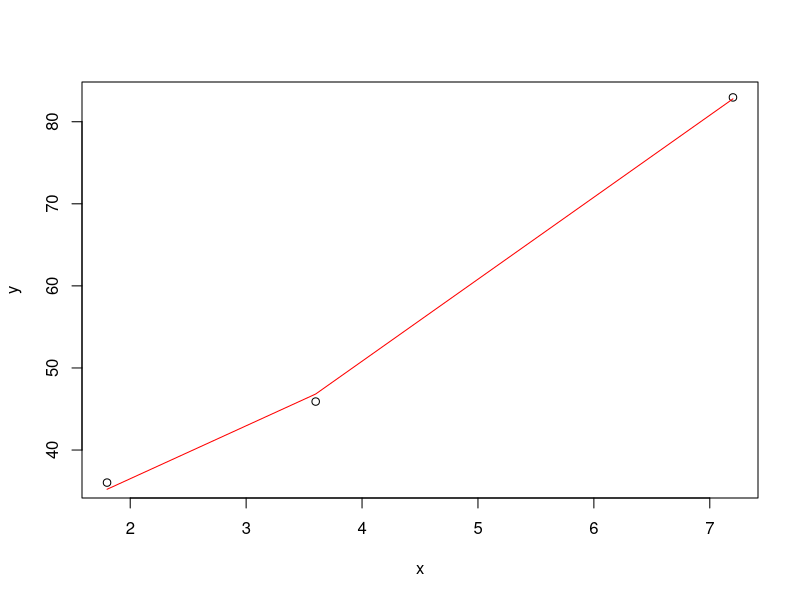

The R source for this figure:
##########################################
#
# Compute exponential model (cf. Melnick et al., 2013)
#

# 1. Create some x and y values -----------------------------------------------
# (these are values from Duje Tadin's Email, 11/02/16)
x <- c(1.8, 3.6, 7.2)
y <- c(36.03355284, 45.90567406, 82.96282295)
plot(x,y)

# 2. Define exponential function ---------------------------------------------
expFunction <- function(x,intercept,slope){I(intercept*exp(slope*x))}

# 3. Fit the model to the data -----------------------------------------------
nlsFit <- nls(y ~ expFunction(x, intercept, slope), start = list(intercept = 20, slope = 0))
summary(nlsFit)
lines(x, predict(nlsFit, list(x = x)), col = "red")

# 4. Compute R-squared  -------------------------------------------------------
(SSres <- sum(residuals(nlsFit)^2))          # Residual sum of squares
(SStot <- sum((y - mean(y))^2))              # Total sum of squares
# 1 - (SSres/SStot)                          # R-squared measure  
(SSmod <- (SStot-SSres))                     # Model sum of squares
SSmod/SStot                                  # R-squared measure
